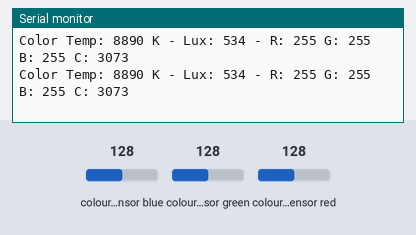
A sketch run on a simulated Arduino Uno, built with avr-gcc and run on an emulated ATmega328P. Shown: the last lines printed to the serial monitor. The inputs (shaded band) are chosen by the test bench; at power-on: colour sensor blue 128, colour sensor green 128, colour sensor red 128.

Above: at 1.2 s.
1.3 s: colour sensor blue set to 5
At 1.45 s:
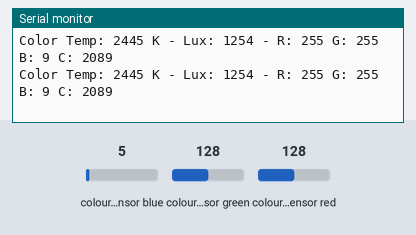
4.3 s: colour sensor green set to 5
At 4.33 s:
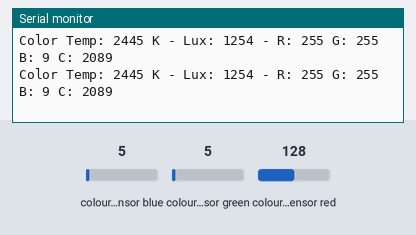
7.3 s: colour sensor red set to 5
At 7.4 s:
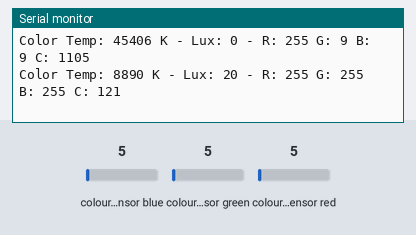
10.3 s: colour sensor blue set to 64
At 10.3 s:
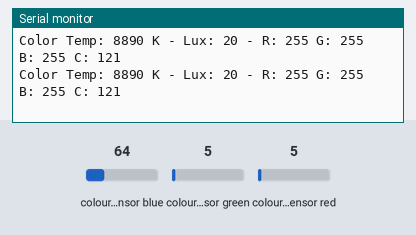
13.3 s: colour sensor green set to 191
At 13.44 s:
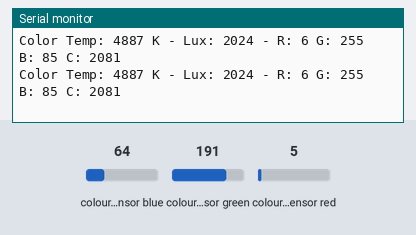
16.3 s: colour sensor red set to 64
At 16.34 s:
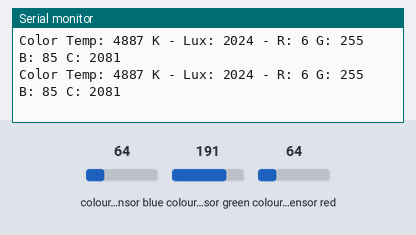
Timing chart, 0 to 19.3 s (numbered marks = the images above; inputs shaded):
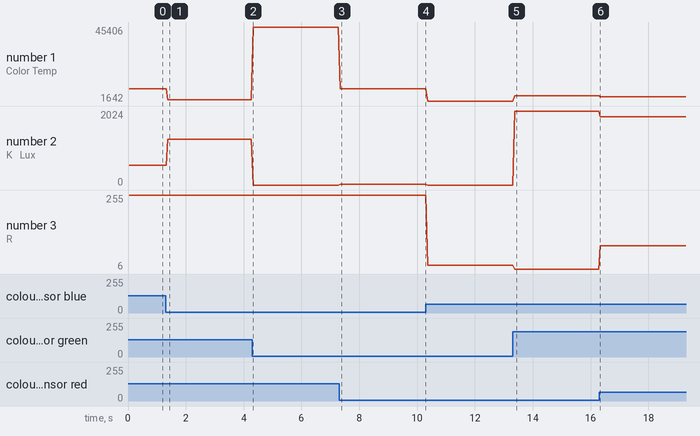

Measured:
- after the input at 1.3 s, the serial monitor: prints a new line after 0.08 s (image 1)
- after the input at 7.3 s, the serial monitor: prints a new line at once (image 3)
- after the input at 13.3 s, the serial monitor: prints a new line after 0.07 s (image 5)
- plotted number 1: 8890 → 2445 after the input at 1.3 s, 2445 → 45406 after the input at 4.3 s, 45406 → 8890 after the input at 7.3 s, 8890 → 1642 after the input at 10.3 s, 1642 → 4887 after the input at 13.3 s
- plotted number 2: 534 → 1254 after the input at 1.3 s, 1254 → 0 after the input at 4.3 s, 0 → 20 after the input at 7.3 s, 20 → 0 after the input at 10.3 s, 0 → 2024 after the input at 13.3 s
- plotted number 3: 255 → 19 after the input at 10.3 s, 19 → 6 after the input at 13.3 s

The sketch:

color_sensor_example.ino
```cpp
#include <Wire.h>
#include "Adafruit_TCS34725.h"

/* Example code for the Adafruit TCS34725 breakout library */

/* Connect SCL    to analog 5
   Connect SDA    to analog 4
   Connect VDD    to 3.3V DC
   Connect GROUND to common ground */

/* Initialise with default values (int time = 2.4ms, gain = 1x) */
// Adafruit_TCS34725 tcs = Adafruit_TCS34725();

/* Initialise with specific int time and gain values */
Adafruit_TCS34725 tcs = Adafruit_TCS34725(TCS34725_INTEGRATIONTIME_700MS, TCS34725_GAIN_1X);

void setup(void) {
  Serial.begin(9600);

  if (tcs.begin()) {
    Serial.println("Found sensor");
  } else {
    Serial.println("No TCS34725 found ... check your connections");
    while (1);
  }
  // Now we're ready to get readings!
}

void loop(void) {
  uint16_t red, green, blue, clear, colorTemp, lux;

  tcs.getRawData(&red, &green, &blue, &clear);
  colorTemp = tcs.calculateColorTemperature(red, green, blue);
  lux = tcs.calculateLux(red, green, blue);
  uint32_t sum = clear;

  int max;
  if (red > green && red > blue) max = red;
  else if (blue > green && blue > red) max = blue;
  else max = green;

  red = map(red, 0, max, 0, 255);
  green = map(green, 0, max, 0, 255);
  blue = map(blue, 0, max, 0, 255);

  Serial.print("Color Temp: "); Serial.print(colorTemp, DEC); Serial.print(" K - ");
  Serial.print("Lux: "); Serial.print(lux, DEC); Serial.print(" - ");
  Serial.print("R: "); Serial.print(red, DEC); Serial.print(" ");
  Serial.print("G: "); Serial.print(green, DEC); Serial.print(" ");
  Serial.print("B: "); Serial.print(blue, DEC); Serial.print(" ");
  Serial.print("C: "); Serial.print(clear, DEC); Serial.print(" ");
  Serial.println(" ");
}
```
